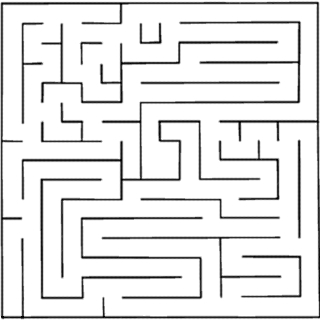
#> input picture labirynth_finder/labirynt.jpg, 320 x 320 px
$ python labirynth_finder.py
#> lines starting #> are read from the running program, lines starting #| are printed output that depends on the picture
import numpy as np
import cv2


def find_wall_x(img, threshold, square_x, matrix, x_start, y_start, x_size, y_size, grid, pixel_colision):
    b = 0
    labyrinth = np.copy(img)
    for j in range(grid):
        b += 1
        a = 0
        for i in range(grid - 1):
            a += 1
            sum_of_white_pixels = np.sum(threshold[y_start + j * square_x:(j + 1) * (square_x) + y_start + y_size,
                                         x_start + i * square_x:x_size + x_start + (i + 1) * square_x])
            if sum_of_white_pixels > pixel_colision:
                labyrinth[y_start + j * square_x:(j + 1) * (square_x) + y_start + y_size,
                x_start + i * square_x:x_size + x_start + (i + 1) * square_x] = (
                    0, 0, 255)
                matrix[j + b - 1, i + a] = 0
            else:
                labyrinth[y_start + j * square_x:(j + 1) * (square_x) + y_start + y_size,
                x_start + i * square_x:x_size + x_start + (i + 1) * square_x] = (
                    0, 255, 0)
            cv2.imshow("rectangle", threshold[y_start + j * square_x:(j + 1) * (square_x) + y_start + y_size,
                                    x_start + i * square_x:x_size + x_start + (i + 1) * square_x])
    cv2.imshow("img_x", labyrinth)
    cv2.waitKey(0)


def find_wall_y(img, threshold, square_x, matrix, x_start, y_start, x_size, y_size, grid, pixel_colision):
    b = 0
    labyrinth = np.copy(img)
    for j in range(grid - 1):
        b += 1
        a = -1
        for i in range(grid - 1):
            a += 1
            sum_of_white_pixels = np.sum(threshold[y_start + j * square_x:(j + 1) * (square_x) + y_start + y_size,
                                         x_start + i * square_x:x_size + x_start + (i + 1) * square_x])
            if sum_of_white_pixels > pixel_colision:
                red = (0, 0, 255)
                labyrinth[y_start + j * square_x:(j + 1) * (square_x) + y_start + y_size,
                x_start + i * square_x:x_size + x_start + (i + 1) * square_x] = red
                matrix[j + b, i + a] = 0
            else:
                green = (0, 255, 0)
                labyrinth[y_start + j * square_x:(j + 1) * (square_x) + y_start + y_size,
                x_start + i * square_x:x_size + x_start + (i + 1) * square_x] = green
            matrix[j + b, i + a + 1] = 0
            cv2.imshow("rectangle", threshold[y_start + j * square_x:(j + 1) * (square_x) + y_start + y_size,
                                    x_start + i * square_x:x_size + x_start + (i + 1) * square_x])
    cv2.imshow("img_y", labyrinth)
    cv2.waitKey(0)


def main():
    img = cv2.imread("./labirynt.jpg")
#> img is the input picture: shape (320, 320, 3); min 0, max 255, mean 229.9
    cv2.imshow("img_original", img)
    img_gray = cv2.cvtColor(img, cv2.COLOR_BGR2GRAY)

    grid = 16
    square_x = int(img_gray.shape[0] / grid)
#> square_x = 20

    _, threshold = cv2.threshold(img_gray, 100, 255, cv2.THRESH_BINARY_INV)
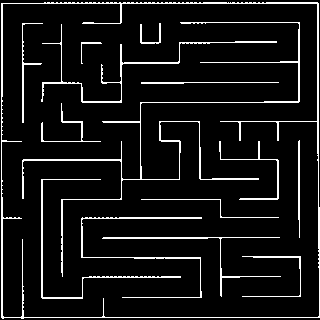
#> threshold: shape (320, 320); 7.8% white in thin lines or dots
    cv2.imshow("threshold", threshold)

    x_start, y_start = (10, 6)
    x_size, y_size = (0, -15)
    matrix = np.ones(((grid - 1) * 2 + 1, (grid - 1) * 2 + 1), dtype='int')
    find_wall_x(img, threshold, square_x, matrix, x_start, y_start, x_size, y_size, grid, pixel_colision=30)
#> after the loop in find_wall_x, `for j in range(grid):`:
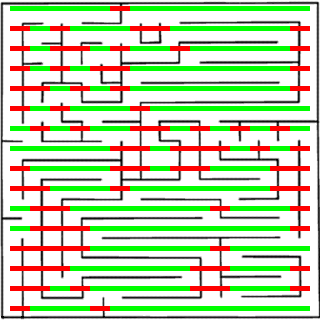
#> labyrinth: shape (320, 320, 3); mean B, G, R 172, 212.3, 191.4
#> after the loop in find_wall_x, `for j in range(grid):`:
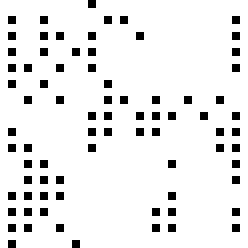
#> matrix: shape (31, 31) int64 (shown 8 times larger); values 0 (black) and 1 (white), 91.9% white; black in thin lines or dots
#> after the loop in find_wall_x, `for j in range(grid):`: b = 16

    x_start, y_start = (10, 6)
    x_size, y_size = (-15, 5)
    find_wall_y(img, threshold, square_x, matrix, x_start, y_start, x_size, y_size, grid, pixel_colision=30)
#> after the loop in find_wall_y, `for j in range(grid - 1):`:
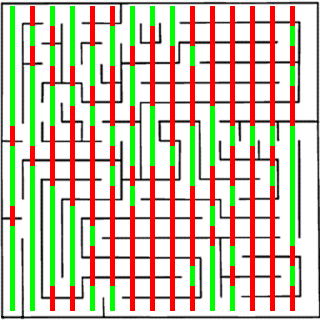
#> labyrinth: shape (320, 320, 3); mean B, G, R 176, 199.8, 209.2
#> after the loop in find_wall_y, `for j in range(grid - 1):`:
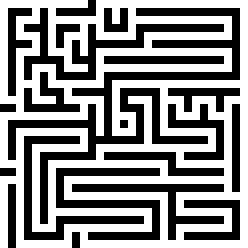
#> matrix: shape (31, 31) int64 (shown 8 times larger); values 0 (black) and 1 (white), 54.8% white; black in thin lines or dots
#> after the loop in find_wall_y, `for j in range(grid - 1):`: b = 15
    print(matrix)

main()
